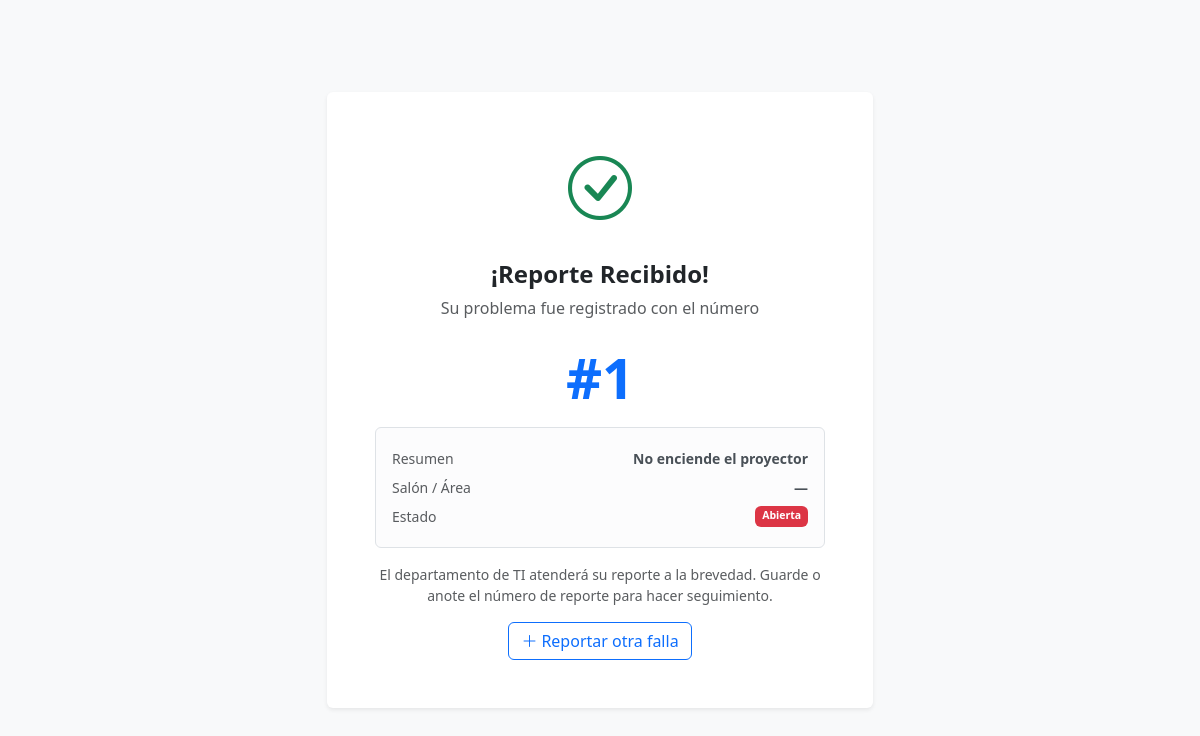
The page /reportar/ok/1/ on the database its author committed.
### mesa_ayuda/models.py (models this page shows, shortened)
class Incidencia(models.Model):
    PRIORIDAD_CHOICES = [
        ('baja', 'Baja'),
        ('media', 'Media'),
        ('alta', 'Alta'),
        ('urgente', 'Urgente'),
    ]
    ESTADO_CHOICES = [
        ('abierta', 'Abierta'),
        ('en_proceso', 'En Proceso'),
        ('resuelta', 'Resuelta'),
        ('cerrada', 'Cerrada'),
    ]
    titulo = models.CharField(max_length=200)
    descripcion = models.TextField()
    nombre_reportero = models.CharField(max_length=150, blank=True, help_text='Nombre de quien reporta (si no es usuario del sistema)')
    area = models.CharField(max_length=100, blank=True, help_text='Salón / área donde ocurrió la falla')
    contacto = models.CharField(max_length=100, blank=True, help_text='Email o teléfono de contacto del reportero')
    equipo = models.ForeignKey(
        'inventario.Equipo', on_delete=models.SET_NULL,
        null=True, blank=True, related_name='incidencias'
    )
    prioridad = models.CharField(max_length=10, choices=PRIORIDAD_CHOICES, default='media')
    estado = models.CharField(max_length=15, choices=ESTADO_CHOICES, default='abierta')
    tecnico_asignado = models.ForeignKey(
        settings.AUTH_USER_MODEL, on_delete=models.SET_NULL,
        null=True, blank=True, related_name='incidencias_asignadas'
    )
    creado_por = models.ForeignKey(
        settings.AUTH_USER_MODEL, on_delete=models.SET_NULL,
        null=True, related_name='incidencias_creadas'
    )
    fecha_creacion = models.DateTimeField(auto_now_add=True)
    fecha_resolucion = models.DateTimeField(null=True, blank=True)
    class Meta:
        ordering = ['-fecha_creacion']
        permissions = [
            ('puede_cerrar_incidencia', 'Puede cerrar incidencias'),
        ]

### mesa_ayuda/views.py (the view)
# urls.py: path('reportar/ok/<int:pk>/', ReporteExitosoView.as_view(), name='reporte_exitoso'),
class ReporteExitosoView(TemplateView):
    template_name = 'mesa_ayuda/reporte_exitoso.html'
    def get_context_data(self, **kwargs):
        context = super().get_context_data(**kwargs)
        context['incidencia'] = get_object_or_404(Incidencia, pk=kwargs['pk'])
        return context

### sigt/context_processors.py (called while the page is built, shortened)
def sidebar_context(request):
    user = request.user
    items = []
    if not user.is_authenticated:
        return {'sidebar_items': []}

### mesa_ayuda/templates/mesa_ayuda/reporte_exitoso.html (shortened to what this page needs)
{% load static %}
<!DOCTYPE html>
<html lang="es">
<head>
    <link href="https://cdn.jsdelivr.net/npm/bootstrap@5.3.3/dist/css/bootstrap.min.css" rel="stylesheet">
    <link href="https://cdn.jsdelivr.net/npm/bootstrap-icons@1.11.3/font/bootstrap-icons.min.css" rel="stylesheet">
</head>
<body class="bg-light">
    <div class="container">
        <div class="row justify-content-center align-items-center min-vh-100">
            <div class="col-md-6">
                <div class="card shadow-sm border-0 text-center">
                    <div class="card-body p-5">
                        <div class="mb-4">
                            <i class="bi bi-check-circle text-success" style="font-size: 4rem;"></i>
                        </div>
                        <h4 class="fw-bold mb-2">¡Reporte Recibido!</h4>
                        <p class="text-muted mb-4">
                            Su problema fue registrado con el número
                        </p>
                        <div class="display-4 fw-bold text-primary mb-3">#{{ incidencia.pk }}</div>
                        <div class="alert alert-light border text-start small">
                            <div class="d-flex justify-content-between py-1">
                                <span class="text-muted">Resumen</span>
                                <span class="fw-semibold">{{ incidencia.titulo }}</span>
                            </div>
                            <div class="d-flex justify-content-between py-1">
                                <span class="text-muted">Salón / Área</span>
                                <span class="fw-semibold">{{ incidencia.area|default:"—" }}</span>
                            </div>
                            <div class="d-flex justify-content-between py-1">
                                <span class="text-muted">Estado</span>
                                <span class="badge bg-danger">{{ incidencia.get_estado_display }}</span>
                            </div>
                        </div>
                        <p class="text-muted small">
                            El departamento de TI atenderá su reporte a la brevedad.
                            Guarde o anote el número de reporte para hacer seguimiento.
                        </p>
                        <a href="{% url 'reportar' %}" class="btn btn-outline-primary">
                            <i class="bi bi-plus-lg me-1"></i>Reportar otra falla
                        </a>
                    </div>
                </div>
            </div>
        </div>
    </div>
</body>
</html>

### rows shown on the page
Incidencia: pk "1", titulo "No enciende el proyector", area "—", estado "Abierta"
